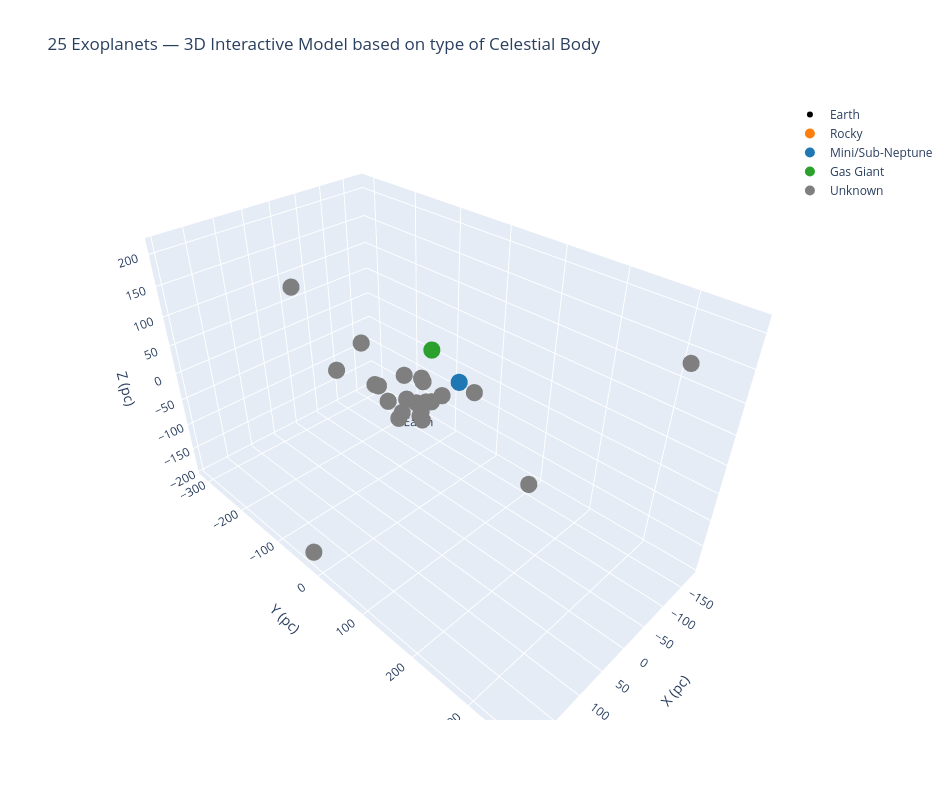

This figure's notebook cell:
### Code cell
# Classify exoplanets into different types
def classify_row(r):
    R = r.get("pl_rade")
    M = r.get("pl_bmasse")
    D = r.get("pl_dens")

    if pd.notna(D):
        if D < 1.5:
            return "Gas Giant"
        if D >= 4.0:
            return "Rocky"

    if pd.notna(R) and pd.notna(M):
        if (R <= 1.6 and M <= 10):
            return "Rocky"
        if (R > 4.0) or (M >= 50):
            return "Gas Giant"
        if 1.6 < R <= 4.0:
            return "Mini/Sub-Neptune"
        if 10 < M < 50:
            return "Mini/Sub-Neptune"
        return "Unknown"
    if pd.notna(R):
        if R <= 1.6: return "Rocky"
        if R > 4.0:  return "Gas Giant"
        if 1.6 < R <= 4.0: return "Mini/Sub-Neptune"
    if pd.notna(M):
        if M >= 50: return "Gas Giant"
        if M <= 10: return "Rocky"
        return "Mini/Sub-Neptune"
    return "Unknown"

top25["type"] = top25.apply(classify_row, axis=1)
type_colors = {"Rocky":"#FF7F0E","Mini/Sub-Neptune":"#1F77B4","Gas Giant":"#2CA02C","Unknown":"#7F7F7F"}

# Create interactive 3D Model based on calculated Body Type
fig_type = go.Figure()
fig_type.add_trace(go.Scatter3d(
    x=[0], y=[0], z=[0], mode="markers+text",
    marker=dict(size=6, color="black"), text=["Earth"], textposition="bottom center", name="Earth"
))

for t, color in type_colors.items():
    m = (top25["type"] == t).values
    if m.any():
        fig_type.add_trace(go.Scatter3d(
            x=x25[m], y=y25[m], z=z25[m], mode="markers",
            marker=dict(size=10, color=color),
            text=[f"{n} — {t}" for n in top25.get("pl_name", pd.Series(["(unknown)"]*len(top25)))[m]],
            hoverinfo="text",
            name=t
        ))

fig_type.update_layout(
    title="25 Exoplanets — 3D Interactive Model based on type of Celestial Body",
    scene=dict(xaxis_title="X (pc)", yaxis_title="Y (pc)", zaxis_title="Z (pc)"),
    width=950, height=800
)
fig_type.show()

### Figure 1 — Plotly figure (JSON) as saved in the notebook; plotly's stock layout.template omitted (floating-point values rounded to 4 significant figures; data arrays with more than 128 entries replaced by an {"elided": "..."} marker saying what was removed)
{"data": [{"marker": {"color": "black", "size": 6}, "mode": "markers+text", "name": "Earth", "text": ["Earth"], "textposition": "bottom center", "type": "scatter3d", "x": [0], "y": [0], "z": [0]}, {"hoverinfo": "text", "marker": {"color": "#FF7F0E", "size": 10}, "mode": "markers", "name": "Rocky", "text": ["55 Cnc e — Rocky", "55 Cnc e — Rocky", "55 Cnc e — Rocky", "55 Cnc e — Rocky", "GJ 9827 b — Rocky", "GJ 9827 b — Rocky", "GJ 9827 b — Rocky", "GJ 9827 b — Rocky", "GJ 9827 b — Rocky", "GJ 9827 b — Rocky", "GJ 9827 c — Rocky", "GJ 9827 c — Rocky", "GJ 9827 c — Rocky", "GJ 9827 c — Rocky", "GJ 9827 c — Rocky", "GJ 9827 c — Rocky", "GJ 9827 c — Rocky", "HD 191939 b — Rocky", "HD 191939 c — Rocky", "HD 191939 d — Rocky", "HD 191939 g — Rocky", "HD 219134 b — Rocky", "HD 219134 b — Rocky", "HD 219134 b — Rocky", "HD 219134 b — Rocky", "HD 219134 c — Rocky", "HD 219134 c — Rocky", "HD 219134 c — Rocky", "HD 219134 c — Rocky", "HD 219134 c — Rocky", "HD 219134 c — Rocky", "HD 219134 d — Rocky", "HD 219134 f — Rocky", "HD 219134 f — Rocky", "HD 219134 f — Rocky", "HD 3167 b — Rocky", "HD 3167 b — Rocky", "HD 3167 b — Rocky", "HD 3167 d — Rocky", "HD 3167 d — Rocky", "HD 3167 d — Rocky", "HD 3167 d — Rocky", "HD 3167 e — Rocky", "HD 3167 e — Rocky", "HD 63433 d — Rocky", "K2-229 b — Rocky", "K2-229 b — Rocky", "K2-229 b — Rocky", "K2-229 b — Rocky", "K2-229 b — Rocky", "K2-229 b — Rocky", "K2-3 b — Rocky", "K2-3 b — Rocky", "K2-3 b — Rocky", "K2-3 c — Rocky", "K2-3 c — Rocky", "K2-3 c — Rocky", "K2-3 c — Rocky", "K2-3 c — Rocky", "K2-3 d — Rocky", "K2-3 d — Rocky", "K2-3 d — Rocky", "K2-3 d — Rocky", "K2-3 d — Rocky", "K2-3 d — Rocky", "K2-3 d — Rocky", "K2-3 d — Rocky", "K2-32 e — Rocky", "K2-32 e — Rocky", "Kepler-78 b — Rocky", "Kepler-78 b — Rocky", "Kepler-78 b — Rocky", "Kepler-78 b — Rocky", "Kepler-78 b — Rocky", "Kepler-78 b — Rocky", "Kepler-78 b — Rocky", "L 98-59 b — Rocky", "L 98-59 b — Rocky", "L 98-59 b — Rocky", "L 98-59 b — Rocky", "L 98-59 b — Rocky", "L 98-59 b — Rocky", "L 98-59 c — Rocky", "L 98-59 c — Rocky", "L 98-59 c — Rocky", "L 98-59 c — Rocky", "L 98-59 c — Rocky", "L 98-59 c — Rocky", "L 98-59 c — Rocky", "L 98-59 d — Rocky", "L 98-59 d — Rocky", "L 98-59 d — Rocky", "L 98-59 d — Rocky", "L 98-59 d — Rocky", "L 98-59 e — Rocky", "L 98-59 e — Rocky", "L 98-59 f — Rocky", "TOI-1136 b — Rocky", "TOI-1136 c — Rocky", "TOI-1136 d — Rocky", "TOI-1136 e — Rocky", "TOI-1136 f — Rocky", "TOI-1136 g — Rocky", "TOI-1266 c — Rocky", "TOI-1266 d — Rocky", "TOI-1266 d — Rocky", "TOI-2076 e — Rocky", "TOI-270 b — Rocky", "TOI-270 b — Rocky", "TOI-270 b — Rocky", "TOI-561 b — Rocky", "TOI-561 b — Rocky", "TOI-561 b — Rocky", "TOI-561 b — Rocky", "TOI-561 b — Rocky", "TOI-561 b — Rocky", "TOI-561 b — Rocky", "TOI-561 e — Rocky", "pi Men c — Rocky", "pi Men c — Rocky"], "type": "scatter3d", "x": [-7.576, -7.576, -7.576, -7.576, 29.35, 29.35, 29.35, 29.35, 29.35, 29.35, 29.35, 29.35, 29.35, 29.35, 29.35, 29.35, 29.35, 11.18, 11.18, 11.18, 11.18, 3.468, 3.468, 3.468, 3.468, 3.468, 3.468, 3.468, 3.468, 3.468, 3.468, 3.468, 3.468, 3.468, 3.468, 46.6, 46.6, 46.6, 46.6, 46.6, 46.6, 46.6, 46.6, 46.6, -9.181, -101.1, -101.1, -101.1, -101.1, -101.1, -101.1, -43.66, -43.66, -43.66, -43.66, -43.66, -43.66, -43.66, -43.66, -43.66, -43.66, -43.66, -43.66, -43.66, -43.66, -43.66, -43.66, -44.87, -44.87, 35.75, 35.75, 35.75, 35.75, 35.75, 35.75, 35.75, -2.224, -2.224, -2.224, -2.224, -2.224, -2.224, -2.224, -2.224, -2.224, -2.224, -2.224, -2.224, -2.224, -2.224, -2.224, -2.224, -2.224, -2.224, -2.224, -2.224, -2.224, -35.11, -35.11, -35.11, -35.11, -35.11, -35.11, -14.02, -14.02, -14.02, -25.58, 5.096, 5.096, 5.096, -72.48, -72.48, -72.48, -72.48, -72.48, -72.48, -72.48, -72.48, 0.3006, 0.3006], "y": [8.083, 8.083, 8.083, 8.083, -4.244, -4.244, -4.244, -4.244, -4.244, -4.244, -4.244, -4.244, -4.244, -4.244, -4.244, -4.244, -4.244, -17.87, -17.87, -17.87, -17.87, -0.7158, -0.7158, -0.7158, -0.7158, -0.7158, -0.7158, -0.7158, -0.7158, -0.7158, -0.7158, -0.7158, -0.7158, -0.7158, -0.7158, 7.165, 7.165, 7.165, 7.165, 7.165, 7.165, 7.165, 7.165, 7.165, 17.65, -12.19, -12.19, -12.19, -12.19, -12.19, -12.19, 5.876, 5.876, 5.876, 5.876, 5.876, 5.876, 5.876, 5.876, 5.876, 5.876, 5.876, 5.876, 5.876, 5.876, 5.876, 5.876, -141.7, -141.7, -81.28, -81.28, -81.28, -81.28, -81.28, -81.28, -81.28, 3.233, 3.233, 3.233, 3.233, 3.233, 3.233, 3.233, 3.233, 3.233, 3.233, 3.233, 3.233, 3.233, 3.233, 3.233, 3.233, 3.233, 3.233, 3.233, 3.233, 3.233, -7.582, -7.582, -7.582, -7.582, -7.582, -7.582, -4.555, -4.555, -4.555, -19.56, 12.88, 12.88, 12.88, 44.97, 44.97, 44.97, 44.97, 44.97, 44.97, 44.97, 44.97, 3.012, 3.012], "z": [5.972, 5.972, 5.972, 5.972, -0.6653, -0.6653, -0.6653, -0.6653, -0.6653, -0.6653, -0.6653, -0.6653, -0.6653, -0.6653, -0.6653, -0.6653, -0.6653, 49.29, 49.29, 49.29, 49.29, 5.488, 5.488, 5.488, 5.488, 5.488, 5.488, 5.488, 5.488, 5.488, 5.488, 5.488, 5.488, 5.488, 5.488, 3.612, 3.612, 3.612, 3.612, 3.612, 3.612, 3.612, 3.612, 3.612, 10.3, -12.01, -12.01, -12.01, -12.01, -12.01, -12.01, -1.119, -1.119, -1.119, -1.119, -1.119, -1.119, -1.119, -1.119, -1.119, -1.119, -1.119, -1.119, -1.119, -1.119, -1.119, -1.119, -52.75, -52.75, 87.1, 87.1, 87.1, 87.1, 87.1, 87.1, 87.1, -9.868, -9.868, -9.868, -9.868, -9.868, -9.868, -9.868, -9.868, -9.868, -9.868, -9.868, -9.868, -9.868, -9.868, -9.868, -9.868, -9.868, -9.868, -9.868, -9.868, -9.868, 76.53, 76.53, 76.53, 76.53, 76.53, 76.53, 32.86, 32.86, 32.86, 26.82, -17.7, -17.7, -17.7, 9.29, 9.29, 9.29, 9.29, 9.29, 9.29, 9.29, 9.29, -18.02, -18.02]}, {"hoverinfo": "text", "marker": {"color": "#1F77B4", "size": 10}, "mode": "markers", "name": "Mini/Sub-Neptune", "text": {"elided": "200 str values"}, "type": "scatter3d", "x": {"elided": "200 float values"}, "y": {"elided": "200 float values"}, "z": {"elided": "200 float values"}}, {"hoverinfo": "text", "marker": {"color": "#2CA02C", "size": 10}, "mode": "markers", "name": "Gas Giant", "text": {"elided": "151 str values"}, "type": "scatter3d", "x": {"elided": "151 float values"}, "y": {"elided": "151 float values"}, "z": {"elided": "151 float values"}}, {"hoverinfo": "text", "marker": {"color": "#7F7F7F", "size": 10}, "mode": "markers", "name": "Unknown", "text": ["55 Cnc e — Unknown", "55 Cnc e — Unknown", "55 Cnc e — Unknown", "55 Cnc e — Unknown", "GJ 9827 b — Unknown", "GJ 9827 c — Unknown", "HAT-P-1 b — Unknown", "HAT-P-1 b — Unknown", "HAT-P-1 b — Unknown", "HAT-P-1 b — Unknown", "HAT-P-1 b — Unknown", "HD 189733 b — Unknown", "HD 189733 b — Unknown", "HD 189733 b — Unknown", "HD 189733 b — Unknown", "HD 189733 b — Unknown", "HD 189733 b — Unknown", "HD 189733 b — Unknown", "HD 189733 b — Unknown", "HD 189733 b — Unknown", "HD 191939 b — Unknown", "HD 191939 c — Unknown", "HD 209458 b — Unknown", "HD 209458 b — Unknown", "HD 209458 b — Unknown", "HD 209458 b — Unknown", "HD 209458 b — Unknown", "HD 219134 b — Unknown", "HD 3167 b — Unknown", "HD 3167 c — Unknown", "HD 3167 c — Unknown", "HD 63433 b — Unknown", "HD 63433 b — Unknown", "HD 63433 c — Unknown", "HD 63433 c — Unknown", "K2-3 b — Unknown", "K2-3 d — Unknown", "K2-32 b — Unknown", "KOI-984 b — Unknown", "KOI-984 b — Unknown", "KOI-984 b — Unknown", "Kepler-78 b — Unknown", "L 98-59 b — Unknown", "L 98-59 c — Unknown", "L 98-59 d — Unknown", "L 98-59 e — Unknown", "TOI-1266 c — Unknown", "TOI-2076 b — Unknown", "TOI-270 b — Unknown", "TOI-270 c — Unknown", "TOI-270 d — Unknown", "TOI-561 c — Unknown", "WASP-12 b — Unknown", "WASP-12 b — Unknown", "WASP-12 b — Unknown", "WASP-12 b — Unknown", "WASP-12 b — Unknown", "WASP-12 b — Unknown", "WASP-17 b — Unknown", "WASP-17 b — Unknown", "WASP-17 b — Unknown", "WASP-17 b — Unknown", "WASP-17 b — Unknown", "WASP-19 b — Unknown", "WASP-19 b — Unknown", "WASP-19 b — Unknown", "WASP-19 b — Unknown", "WASP-19 b — Unknown", "WASP-19 b — Unknown", "WASP-4 b — Unknown", "WASP-4 b — Unknown", "WASP-4 b — Unknown", "WASP-4 b — Unknown", "WASP-4 b — Unknown", "WASP-4 b — Unknown", "pi Men c — Unknown"], "type": "scatter3d", "x": [-7.576, -7.576, -7.576, -7.576, 29.35, 29.35, 119.6, 119.6, 119.6, 119.6, 119.6, 9.166, 9.166, 9.166, 9.166, 9.166, 9.166, 9.166, 9.166, 9.166, 11.18, 11.18, 39.89, 39.89, 39.89, 39.89, 39.89, 3.468, 46.6, 46.6, 46.6, -9.181, -9.181, -9.181, -9.181, -43.66, -43.66, -44.87, 72.63, 72.63, 72.63, 35.75, -2.224, -2.224, -2.224, -2.224, -14.02, -25.58, 5.096, 5.096, 5.096, -72.48, -49.33, -49.33, -49.33, -49.33, -49.33, -49.33, -179.3, -179.3, -179.3, -179.3, -179.3, -159.8, -159.8, -159.8, -159.8, -159.8, -159.8, 197.1, 197.1, 197.1, 197.1, 197.1, 197.1, 0.3006], "y": [8.083, 8.083, 8.083, 8.083, -4.244, -4.244, -33.28, -33.28, -33.28, -33.28, -33.28, -15.76, -15.76, -15.76, -15.76, -15.76, -15.76, -15.76, -15.76, -15.76, -17.87, -17.87, -22.3, -22.3, -22.3, -22.3, -22.3, -0.7158, 7.165, 7.165, 7.165, 17.65, 17.65, 17.65, 17.65, 5.876, 5.876, -141.7, -188.7, -188.7, -188.7, -81.28, 3.233, 3.233, 3.233, 3.233, -4.555, -19.56, 12.88, 12.88, 12.88, 44.97, 367.9, 367.9, 367.9, 367.9, 367.9, 367.9, -310.1, -310.1, -310.1, -310.1, -310.1, 98.22, 98.22, 98.22, 98.22, 98.22, 98.22, -22.24, -22.24, -22.24, -22.24, -22.24, -22.24, 3.012], "z": [5.972, 5.972, 5.972, 5.972, -0.6653, -0.6653, 99.35, 99.35, 99.35, 99.35, 99.35, 7.63, 7.63, 7.63, 7.63, 7.63, 7.63, 7.63, 7.63, 7.63, 49.29, 49.29, 15.63, 15.63, 15.63, 15.63, 15.63, 5.488, 3.612, 3.612, 3.612, 10.3, 10.3, 10.3, 10.3, -1.119, -1.119, -52.75, 151.5, 151.5, 151.5, 87.1, -9.868, -9.868, -9.868, -9.868, 32.86, 26.82, -17.7, -17.7, -17.7, 9.29, 211.5, 211.5, 211.5, 211.5, 211.5, 211.5, -190.9, -190.9, -190.9, -190.9, -190.9, -191.9, -191.9, -191.9, -191.9, -191.9, -191.9, -179.0, -179.0, -179.0, -179.0, -179.0, -179.0, -18.02]}], "layout": {"height": 800, "scene": {"xaxis": {"title": {"text": "X (pc)"}}, "yaxis": {"title": {"text": "Y (pc)"}}, "zaxis": {"title": {"text": "Z (pc)"}}}, "title": {"text": "25 Exoplanets — 3D Interactive Model based on type of Celestial Body"}, "width": 950}}
